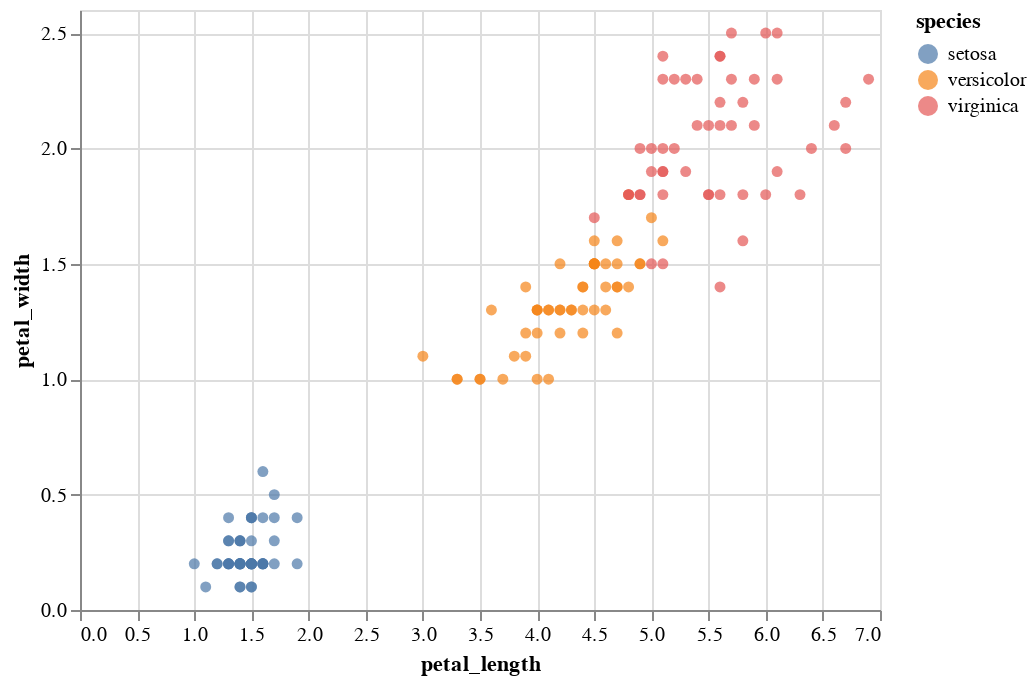

The notebook cell saved with this chart:
### Markdown cell above
Take a quick look at the data.

### Code cell
alt.Chart(df).mark_circle().encode(
    x = "petal_length",
    y = "petal_width",
    color = 'species:N',
    tooltip = ['petal_length','petal_width']
)

### Figure 1 — Vega-Lite specification as saved in the notebook (floating-point values rounded to 4 significant figures; data arrays with more than 128 entries replaced by an {"elided": "..."} marker saying what was removed)
{"config": {"view": {"continuousWidth": 400, "continuousHeight": 300}}, "data": {"name": "data-a4bd480ea976f54878a155ce12ba18ce"}, "mark": "circle", "encoding": {"color": {"field": "species", "type": "nominal"}, "tooltip": [{"field": "petal_length", "type": "quantitative"}, {"field": "petal_width", "type": "quantitative"}], "x": {"field": "petal_length", "type": "quantitative"}, "y": {"field": "petal_width", "type": "quantitative"}}, "$schema": "https://vega.github.io/schema/vega-lite/v4.17.0.json", "datasets": {"data-a4bd480ea976f54878a155ce12ba18ce": {"elided": "150 records"}}}
